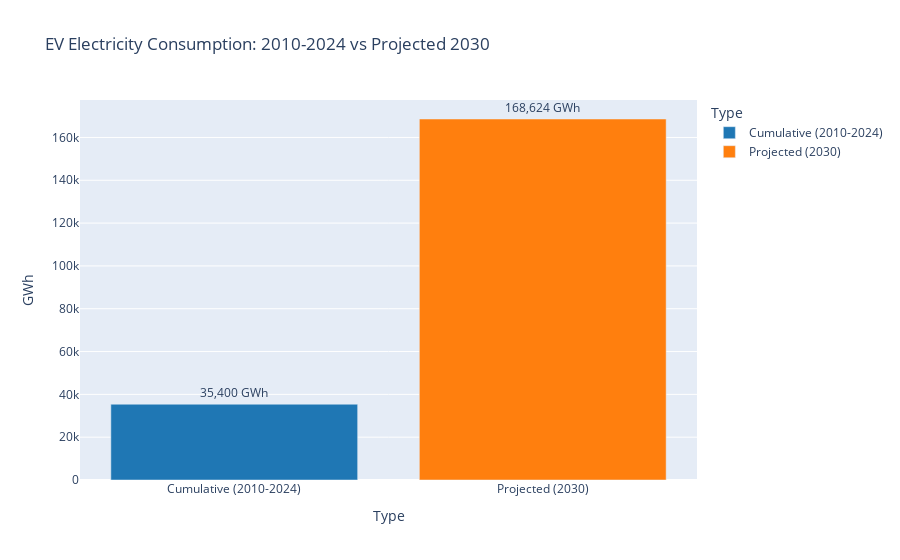

The code cell stored with this chart in its notebook:
### Code cell
# Historical cumulative GWh up to 2024
gwh_cumulative_2024 = df[(df['unit'] == 'GWh') &
                         (df['region_country'] == 'Europe') &
                         (df['year'] <= 2024)]['value'].sum()

# Projected GWh for 2030 (single year projection)
gwh_2030 = df[(df['unit'] == 'GWh') &
              (df['region_country'] == 'Europe') &
              (df['category'] == 'Projection-STEPS') &
              (df['year'] == 2030)]['value'].sum()

# Build comparison DataFrame
df_compare = pd.DataFrame({
    'Type': ['Cumulative (2010-2024)', 'Projected (2030)'],
    'GWh': [gwh_cumulative_2024, gwh_2030]
})

# Plot
import plotly.express as px

fig = px.bar(
    df_compare,
    x='Type',
    y='GWh',
    text=df_compare['GWh'].apply(lambda x: f"{int(x):,} GWh"),
    color='Type',
    color_discrete_map={'Cumulative (2010-2024)': '#1f77b4', 'Projected (2030)': '#ff7f0e'},
    title='EV Electricity Consumption: 2010-2024 vs Projected 2030'
)

fig.update_traces(textposition='outside')
fig.show()

### Figure 1 — Plotly figure (JSON) as saved in the notebook; plotly's stock layout.template omitted (floating-point values rounded to 4 significant figures)
{"data": [{"alignmentgroup": "True", "hovertemplate": "Type=%{x}<br>GWh=%{y}<br>text=%{text}<extra></extra>", "legendgroup": "Cumulative (2010-2024)", "marker": {"color": "#1f77b4", "pattern": {"shape": ""}}, "name": "Cumulative (2010-2024)", "offsetgroup": "Cumulative (2010-2024)", "orientation": "v", "showlegend": true, "text": ["35,400 GWh"], "textposition": "outside", "type": "bar", "x": ["Cumulative (2010-2024)"], "xaxis": "x", "y": [35400.0], "yaxis": "y"}, {"alignmentgroup": "True", "hovertemplate": "Type=%{x}<br>GWh=%{y}<br>text=%{text}<extra></extra>", "legendgroup": "Projected (2030)", "marker": {"color": "#ff7f0e", "pattern": {"shape": ""}}, "name": "Projected (2030)", "offsetgroup": "Projected (2030)", "orientation": "v", "showlegend": true, "text": ["168,624 GWh"], "textposition": "outside", "type": "bar", "x": ["Projected (2030)"], "xaxis": "x", "y": [168600.0], "yaxis": "y"}], "layout": {"barmode": "relative", "legend": {"title": {"text": "Type"}, "tracegroupgap": 0}, "title": {"text": "EV Electricity Consumption: 2010-2024 vs Projected 2030"}, "xaxis": {"anchor": "y", "categoryarray": ["Cumulative (2010-2024)", "Projected (2030)"], "categoryorder": "array", "domain": [0, 1], "title": {"text": "Type"}}, "yaxis": {"anchor": "x", "domain": [0, 1], "title": {"text": "GWh"}}}}
